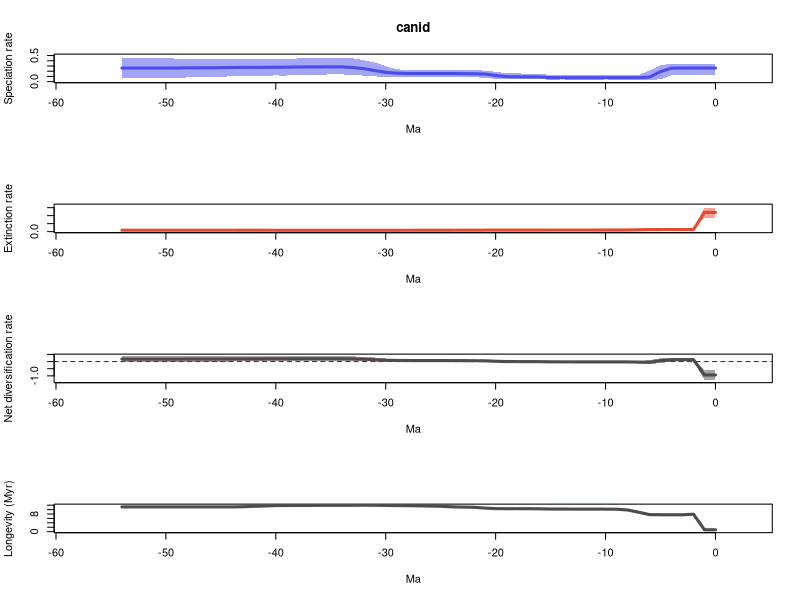

Here is the R script that generated this plot:
# 1 files combined:
# 	/home/eeb177-student/Desktop/eeb234/eeb-177/lab-work/exercise-9/longer-pyrate-run/pyrate_mcmc_logs/canid_occ_1_marginal_rates.log

# 95% HPDs calculated using code from Biopy (https://www.cs.auckland.ac.nz/~yhel002/biopy/)

pdf(file='/home/eeb177-student/Desktop/eeb234/eeb-177/lab-work/exercise-9/longer-pyrate-run/pyrate_mcmc_logs/canid_occ_1_marginal_rates_RTT.pdf',width=0.6*9, height=16.8)
par(mfrow=c(4,1))
library(scales)
L_hpd_m95=c(0.12614929976, 0.12614929976,0.120057533893,0.12614929976,0.120069389497,0.0437450581036,0.0346694388033,0.0365956955661,0.0390478699417,0.0401228512476,0.0409810327139,0.0390478699417,0.0390478699417,0.0390478699417,0.0415501031749,0.0353125285515,0.0473896234074,0.0505092172957,0.0512233724459,0.0513061644868,0.0535204806319,0.0741177114871,0.0834615388019,0.0840832524567,0.0880021598053,0.0880021598053,0.0880021598053,0.0882943797251,0.0882943797251,0.0882943797251,0.0841908793042,0.101176454481,0.114497533294,0.133152023884,0.137325133803,0.141056243099,0.12961491454,0.12820544276,0.123444684697,0.117160984983,0.117639386659,0.11709991868,0.114497533294,0.107311321804,0.100342285002,0.0958258131052,0.0885958419764,0.0874825644705,0.0818331425924,0.067924487056,0.0728602057744,0.068378162361,0.067924487056,0.067924487056,0.067924487056)
L_hpd_M95=c(0.338793851963, 0.338793851963,0.332556119512,0.339032791081,0.338793851963,0.316724987981,0.210503848234,0.12751477887,0.12751477887,0.127206278441,0.127373424089,0.124791887679,0.124292217232,0.124292217232,0.127206278441,0.127030052731,0.151427997405,0.155158872456,0.15616746317,0.161159233124,0.188458013816,0.212537289281,0.215939944588,0.214267471202,0.216674701468,0.216134834777,0.216134834777,0.217274078207,0.220013333952,0.236833588785,0.294579889214,0.367641691952,0.411653852917,0.445990190104,0.457780671066,0.46106031859,0.449965786002,0.446908953492,0.443974577911,0.439803775234,0.439223621167,0.441117411155,0.442969228412,0.439803775234,0.437392193183,0.439803775234,0.433162121591,0.434785123248,0.440211089646,0.439223621167,0.455129936853,0.452715341772,0.45398805136,0.45398805136,0.45398805136)
M_hpd_m95=c(0.868339478248, 0.868339478248,0.0792516581159,0.0821877048111,0.0826814138269,0.0818002273889,0.082262078589,0.0705022181068,0.0657780965927,0.0703123406701,0.0703123406701,0.070680496218,0.0705429662843,0.071687193406,0.071687193406,0.071687193406,0.0702785713721,0.0703154142856,0.0702785713721,0.0675955809153,0.0679500204026,0.0655579561578,0.0603725365095,0.0592760915817,0.0569526582179,0.0569526582179,0.0569526582179,0.0527091969617,0.0525641525082,0.0526309858856,0.0502685704244,0.0491798550595,0.0482580565227,0.047912484697,0.047912484697,0.0478303510204,0.047912484697,0.0478303510204,0.0427354276962,0.0393517223262,0.0362054747068,0.035315039196,0.0307135139303,0.0311711762935,0.0307135139303,0.0307135139303,0.0307135139303,0.0307135139303,0.0307135139303,0.0307135139303,0.0307135139303,0.0307135139303,0.0307135139303,0.0307135139303,0.0307135139303)
M_hpd_M95=c(1.50425944437, 1.50425944437,0.213438424701,0.213438424701,0.214384903993,0.213438424701,0.213438424701,0.184742278191,0.138413193543,0.129039192694,0.1268468063,0.126727463641,0.126253569029,0.1268468063,0.126727463641,0.126672246433,0.124225788672,0.123622177228,0.123766459381,0.121365850449,0.121365850449,0.12027569221,0.116991423915,0.115538266857,0.113661799046,0.114474650528,0.115104386088,0.111437199692,0.11154842404,0.112550000795,0.111345512059,0.111345512059,0.111437199692,0.112550000795,0.113483350418,0.113483350418,0.115551834127,0.120534773844,0.119610848516,0.119165824238,0.118358978865,0.125005603448,0.132858918544,0.144274915406,0.152993668583,0.152993668583,0.152993668583,0.152993668583,0.152993668583,0.152993668583,0.152993668583,0.152993668583,0.152993668583,0.152993668583,0.152993668583)
R_hpd_m95=c(-1.27473335021, -1.27473335021,0.00907243898821,0.00907243898821,0.00587463575534,-0.115608753667,-0.168341399731,-0.137539907845,-0.0845428116228,-0.0688186921438,-0.0712728212181,-0.0660640630795,-0.0710881339035,-0.0710881339035,-0.0712728212181,-0.0701773991311,-0.0615977415006,-0.0586489176562,-0.0577486154568,-0.0577486154568,-0.0523117706616,-0.0213305688401,-0.0175498694967,-0.0133730099809,-0.00866049306601,-0.00403213933877,-0.00252488975655,-8.6390748971e-05,-0.00285879583097,-0.00771744494855,-0.0185075321655,0.0110751686304,0.0265950717823,0.038212392535,0.0435920245319,0.0476120822608,0.0461465858526,0.0462052623914,0.0452673529513,0.0344808904599,0.0326740273032,0.0187609199482,0.0173995774516,0.0059645888044,0.0110413168901,-0.013957622101,-0.0156280430575,-0.0156280430575,-0.0156280430575,-0.0156280430575,-0.0156280430575,-0.0156280430575,-0.0156280430575,-0.0156280430575,-0.0156280430575)
R_hpd_M95=c(-0.593527573918, -0.593527573918,0.238724610978,0.233154743317,0.238724610978,0.231426889912,0.0989266573634,0.0351371245572,0.0396893935488,0.0396893935488,0.0347228050647,0.0391141300193,0.0326628819918,0.0326628819918,0.0326628819918,0.0394490956606,0.060407991392,0.0668243092035,0.0676166220664,0.0712495161606,0.0973862843605,0.123541293225,0.126685365094,0.132410952343,0.138610999007,0.143042706176,0.143042706176,0.14667400193,0.145910950911,0.164935097651,0.215325744227,0.287175727723,0.334135942189,0.362247444982,0.373474958221,0.371608262456,0.371608262456,0.370995978926,0.371608262456,0.370995978926,0.371608262456,0.362247444982,0.368316473203,0.370987751463,0.385646170231,0.363726559783,0.361183996328,0.361183996328,0.371608262456,0.385768021557,0.395763004074,0.401832256951,0.405362803496,0.405362803496,0.405362803496)
L_mean=c(0.260146839069, 0.260146839069,0.260192723553,0.260200402386,0.258040696601,0.191599267568,0.0858863977655,0.0771880325082,0.0764372507472,0.0760015874838,0.0757788933802,0.0755831003738,0.0755541825426,0.0756393053532,0.0757657722782,0.0772791337617,0.0887845893648,0.0919461043885,0.092574014572,0.0957825591186,0.117204842217,0.146333558063,0.150158069072,0.15357963426,0.155296567903,0.155508691527,0.155383413916,0.155519105115,0.156428644014,0.162022459355,0.177863172917,0.211062131244,0.24924025242,0.270640969615,0.283541402054,0.284183555159,0.282088236818,0.281966371605,0.281068495295,0.277150688511,0.275228191429,0.273726407966,0.273106321773,0.271988398448,0.271301379479,0.267966928978,0.265256957098,0.264940268266,0.265051429587,0.261260640296,0.259850348853,0.259532200127,0.259876771986,0.259934704886,0.259938453996)
M_mean=c(1.19897999648, 1.19897999648,0.12626104364,0.130385225384,0.130691507137,0.130478152116,0.129267612822,0.113238025167,0.101709680439,0.0982027603496,0.0978366066524,0.0976745005903,0.0976677815626,0.0975684525799,0.0974882235653,0.0973606729908,0.0965235193845,0.096054528943,0.0958449314189,0.0959503445254,0.0956397030907,0.0932814890681,0.0903188689848,0.0897116603531,0.08864455354,0.0867689735555,0.0861220785159,0.08528520754,0.084913169704,0.0844480750642,0.0839163002347,0.0834487991838,0.0832077273076,0.0835011599845,0.0835523760549,0.0835708424568,0.0836665302693,0.0839931405882,0.0840367956869,0.0842560840354,0.0844260782323,0.0858454438983,0.0869025390616,0.0884204506407,0.088989675058,0.0889972099164,0.0889972099164,0.0889972099164,0.0889972099164,0.0889972099164,0.0889972099164,0.0889972099164,0.0889972099164,0.0889972099164,0.0889972099164)
R_mean=c(-0.938833157414, -0.938833157414,0.133931679912,0.129815177001,0.127349189464,0.0611211154521,-0.0433812150565,-0.0360499926584,-0.0252724296913,-0.0222011728658,-0.0220577132721,-0.0220914002165,-0.0221135990199,-0.0219291472268,-0.0217224512871,-0.0200815392292,-0.00773893001974,-0.00410842455445,-0.00327091684686,-0.000167785406706,0.0215651391258,0.053052068995,0.059839200087,0.0638679739065,0.0666520143631,0.0687397179713,0.0692613353997,0.0702338975754,0.0715154743097,0.0775743842908,0.093946872682,0.12761333206,0.166032525112,0.18713980963,0.199989025999,0.200612712702,0.198421706548,0.197973231017,0.197031699608,0.192894604475,0.190802113197,0.187880964068,0.186203782712,0.183567947807,0.182311704421,0.178969719062,0.176259747181,0.17594305835,0.176054219671,0.17226343038,0.170853138936,0.170534990211,0.170879562069,0.17093749497,0.17094124408)
trans=0.5
age=(0:(55-1))* -1
plot(age,age,type = 'n', ylim = c(0, 0.507166350449), xlim = c(-57.75,2.75), ylab = 'Speciation rate', xlab = 'Ma',main='canid' )
polygon(c(age, rev(age)), c(L_hpd_M95, rev(L_hpd_m95)), col = alpha("#4c4cec",trans), border = NA)
lines(rev(age), rev(L_mean), col = "#4c4cec", lwd=3)
plot(age,age,type = 'n', ylim = c(0, 1.6546853888), xlim = c(-57.75,2.75), ylab = 'Extinction rate', xlab = 'Ma' )
polygon(c(age, rev(age)), c(M_hpd_M95, rev(M_hpd_m95)), col = alpha("#e34a33",trans), border = NA)
lines(rev(age), rev(M_mean), col = "#e34a33", lwd=3)
plot(age,age,type = 'n', ylim = c(-1.40220668523, 0.445899083845), xlim = c(-57.75,2.75), ylab = 'Net diversification rate', xlab = 'Ma' )
abline(h=0,lty=2,col="darkred")
polygon(c(age, rev(age)), c(R_hpd_M95, rev(R_hpd_m95)), col = alpha("#504A4B",trans), border = NA)
lines(rev(age), rev(R_mean), col = "#504A4B", lwd=3)
plot(age,age,type = 'n', ylim = c(0, max(1/M_mean)), xlim = c(-57.75,2.75), ylab = 'Longevity (Myr)', xlab = 'Ma' )
lines(rev(age), rev(1/M_mean), col = "#504A4B", lwd=3)
n <- dev.off()